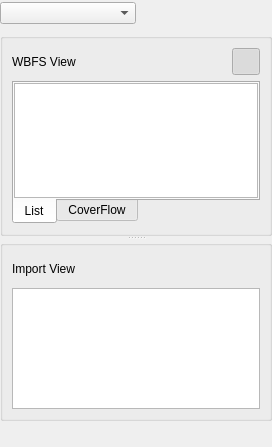
<?xml version="1.0" encoding="UTF-8"?>
<ui version="4.0">
 <class>PartitionWidget</class>
 <widget class="QWidget" name="PartitionWidget">
  <property name="geometry">
   <rect>
    <x>0</x>
    <y>0</y>
    <width>272</width>
    <height>447</height>
   </rect>
  </property>
  <layout class="QVBoxLayout" name="verticalLayout_3">
   <property name="margin">
    <number>0</number>
   </property>
   <item>
    <layout class="QHBoxLayout" name="horizontalLayout">
     <item>
      <widget class="PartitionComboBox" name="cbPartitions">
       <property name="toolTip">
        <string>Set the current partition</string>
       </property>
      </widget>
     </item>
     <item>
      <widget class="QToolButton" name="tbLoad">
       <property name="toolTip">
        <string>Load/Reload the discs from the current partition</string>
       </property>
       <property name="icon">
        <iconset resource="../resources/resources.qrc">
         <normaloff>:/icons/hard-drive.tsvg</normaloff>:/icons/hard-drive.tsvg</iconset>
       </property>
       <property name="iconSize">
        <size>
         <width>20</width>
         <height>20</height>
        </size>
       </property>
       <property name="autoRaise">
        <bool>true</bool>
       </property>
      </widget>
     </item>
     <item>
      <widget class="QToolButton" name="tbFormat">
       <property name="toolTip">
        <string>Format the partition</string>
       </property>
       <property name="icon">
        <iconset resource="../resources/resources.qrc">
         <normaloff>:/icons/eraser.tsvg</normaloff>:/icons/eraser.tsvg</iconset>
       </property>
       <property name="iconSize">
        <size>
         <width>20</width>
         <height>20</height>
        </size>
       </property>
       <property name="autoRaise">
        <bool>true</bool>
       </property>
      </widget>
     </item>
     <item>
      <widget class="QToolButton" name="tbOpen">
       <property name="toolTip">
        <string>Add a new view</string>
       </property>
       <property name="icon">
        <iconset resource="../resources/resources.qrc">
         <normaloff>:/icons/plus.tsvg</normaloff>:/icons/plus.tsvg</iconset>
       </property>
       <property name="iconSize">
        <size>
         <width>20</width>
         <height>20</height>
        </size>
       </property>
       <property name="autoRaise">
        <bool>true</bool>
       </property>
      </widget>
     </item>
     <item>
      <widget class="QToolButton" name="tbClose">
       <property name="toolTip">
        <string>Remove the view</string>
       </property>
       <property name="icon">
        <iconset resource="../resources/resources.qrc">
         <normaloff>:/icons/minus.tsvg</normaloff>:/icons/minus.tsvg</iconset>
       </property>
       <property name="iconSize">
        <size>
         <width>20</width>
         <height>20</height>
        </size>
       </property>
       <property name="autoRaise">
        <bool>true</bool>
       </property>
      </widget>
     </item>
    </layout>
   </item>
   <item>
    <widget class="QSplitter" name="sViews">
     <property name="orientation">
      <enum>Qt::Vertical</enum>
     </property>
     <property name="childrenCollapsible">
      <bool>false</bool>
     </property>
     <widget class="QGroupBox" name="fWBFS">
      <layout class="QVBoxLayout" name="verticalLayout_2">
       <item>
        <layout class="QHBoxLayout" name="horizontalLayout_3">
         <item>
          <widget class="QLabel" name="label">
           <property name="text">
            <string>WBFS View</string>
           </property>
          </widget>
         </item>
         <item>
          <spacer name="horizontalSpacer_2">
           <property name="orientation">
            <enum>Qt::Horizontal</enum>
           </property>
           <property name="sizeHint" stdset="0">
            <size>
             <width>40</width>
             <height>20</height>
            </size>
           </property>
          </spacer>
         </item>
         <item>
          <widget class="QToolButton" name="tbRemoveDiscs">
           <property name="toolTip">
            <string>Remove the selected discs</string>
           </property>
           <property name="icon">
            <iconset resource="../resources/resources.qrc">
             <normaloff>:/icons/trash-2.tsvg</normaloff>:/icons/trash-2.tsvg</iconset>
           </property>
           <property name="iconSize">
            <size>
             <width>20</width>
             <height>20</height>
            </size>
           </property>
           <property name="autoRaise">
            <bool>true</bool>
           </property>
          </widget>
         </item>
         <item>
          <widget class="QToolButton" name="tbRenameDisc">
           <property name="toolTip">
            <string>Rename the selected disc</string>
           </property>
           <property name="icon">
            <iconset resource="../resources/resources.qrc">
             <normaloff>:/icons/pencil.tsvg</normaloff>:/icons/pencil.tsvg</iconset>
           </property>
           <property name="iconSize">
            <size>
             <width>20</width>
             <height>20</height>
            </size>
           </property>
           <property name="autoRaise">
            <bool>true</bool>
           </property>
          </widget>
         </item>
         <item>
          <widget class="QToolButton" name="tbShowHideImportView">
           <property name="toolTip">
            <string>Show/Hide Import View</string>
           </property>
           <property name="icon">
            <iconset resource="../resources/resources.qrc">
             <normaloff>:/icons/panel-bottom.tsvg</normaloff>:/icons/panel-bottom.tsvg</iconset>
           </property>
           <property name="iconSize">
            <size>
             <width>20</width>
             <height>20</height>
            </size>
           </property>
           <property name="checkable">
            <bool>true</bool>
           </property>
           <property name="checked">
            <bool>true</bool>
           </property>
           <property name="autoRaise">
            <bool>true</bool>
           </property>
          </widget>
         </item>
        </layout>
       </item>
       <item>
        <widget class="QTabWidget" name="tabWidget">
         <property name="tabPosition">
          <enum>QTabWidget::South</enum>
         </property>
         <property name="currentIndex">
          <number>0</number>
         </property>
         <widget class="QWidget" name="wList">
          <attribute name="title">
           <string>List</string>
          </attribute>
          <layout class="QVBoxLayout" name="verticalLayout_4">
           <property name="spacing">
            <number>0</number>
           </property>
           <property name="margin">
            <number>0</number>
           </property>
           <item>
            <widget class="ListView" name="lvDiscs">
             <property name="editTriggers">
              <set>QAbstractItemView::NoEditTriggers</set>
             </property>
             <property name="showDropIndicator" stdset="0">
              <bool>false</bool>
             </property>
             <property name="dragEnabled">
              <bool>true</bool>
             </property>
             <property name="selectionMode">
              <enum>QAbstractItemView::ExtendedSelection</enum>
             </property>
             <property name="verticalScrollMode">
              <enum>QAbstractItemView::ScrollPerPixel</enum>
             </property>
             <property name="horizontalScrollMode">
              <enum>QAbstractItemView::ScrollPerPixel</enum>
             </property>
             <property name="uniformItemSizes">
              <bool>true</bool>
             </property>
            </widget>
           </item>
          </layout>
         </widget>
         <widget class="QWidget" name="wCoverFlow">
          <attribute name="title">
           <string>CoverFlow</string>
          </attribute>
          <layout class="QVBoxLayout" name="verticalLayout_6">
           <property name="spacing">
            <number>0</number>
           </property>
           <property name="margin">
            <number>0</number>
           </property>
           <item>
            <widget class="QFrame" name="frame">
             <property name="frameShape">
              <enum>QFrame::StyledPanel</enum>
             </property>
             <property name="frameShadow">
              <enum>QFrame::Raised</enum>
             </property>
             <layout class="QVBoxLayout" name="verticalLayout_5">
              <property name="spacing">
               <number>0</number>
              </property>
              <property name="margin">
               <number>0</number>
              </property>
              <item>
               <widget class="CoverFlowView" name="cfvDiscs" native="true"/>
              </item>
             </layout>
            </widget>
           </item>
          </layout>
         </widget>
        </widget>
       </item>
      </layout>
     </widget>
     <widget class="QGroupBox" name="fImport">
      <layout class="QVBoxLayout" name="verticalLayout">
       <item>
        <layout class="QHBoxLayout" name="horizontalLayout_2">
         <item>
          <widget class="QLabel" name="label_2">
           <property name="text">
            <string>Import View</string>
           </property>
          </widget>
         </item>
         <item>
          <spacer name="horizontalSpacer">
           <property name="orientation">
            <enum>Qt::Horizontal</enum>
           </property>
           <property name="sizeHint" stdset="0">
            <size>
             <width>40</width>
             <height>20</height>
            </size>
           </property>
          </spacer>
         </item>
         <item>
          <widget class="QToolButton" name="tbClearImport">
           <property name="toolTip">
            <string>Clear the discs</string>
           </property>
           <property name="icon">
            <iconset resource="../resources/resources.qrc">
             <normaloff>:/icons/list-x.tsvg</normaloff>:/icons/list-x.tsvg</iconset>
           </property>
           <property name="iconSize">
            <size>
             <width>20</width>
             <height>20</height>
            </size>
           </property>
           <property name="autoRaise">
            <bool>true</bool>
           </property>
          </widget>
         </item>
         <item>
          <widget class="QToolButton" name="tbRemoveImport">
           <property name="toolTip">
            <string>Remove the selected discs</string>
           </property>
           <property name="icon">
            <iconset resource="../resources/resources.qrc">
             <normaloff>:/icons/minus.tsvg</normaloff>:/icons/minus.tsvg</iconset>
           </property>
           <property name="iconSize">
            <size>
             <width>20</width>
             <height>20</height>
            </size>
           </property>
           <property name="autoRaise">
            <bool>true</bool>
           </property>
          </widget>
         </item>
         <item>
          <widget class="QToolButton" name="tbImport">
           <property name="toolTip">
            <string>Import the discs to the WBFS partition</string>
           </property>
           <property name="icon">
            <iconset resource="../resources/resources.qrc">
             <normaloff>:/icons/hard-drive-download.tsvg</normaloff>:/icons/hard-drive-download.tsvg</iconset>
           </property>
           <property name="iconSize">
            <size>
             <width>20</width>
             <height>20</height>
            </size>
           </property>
           <property name="autoRaise">
            <bool>true</bool>
           </property>
          </widget>
         </item>
        </layout>
       </item>
       <item>
        <widget class="ListView" name="lvImport">
         <property name="editTriggers">
          <set>QAbstractItemView::NoEditTriggers</set>
         </property>
         <property name="showDropIndicator" stdset="0">
          <bool>false</bool>
         </property>
         <property name="selectionMode">
          <enum>QAbstractItemView::ExtendedSelection</enum>
         </property>
         <property name="verticalScrollMode">
          <enum>QAbstractItemView::ScrollPerPixel</enum>
         </property>
         <property name="horizontalScrollMode">
          <enum>QAbstractItemView::ScrollPerPixel</enum>
         </property>
         <property name="uniformItemSizes">
          <bool>true</bool>
         </property>
        </widget>
       </item>
      </layout>
     </widget>
    </widget>
   </item>
   <item>
    <widget class="Gauge" name="gStatus" native="true"/>
   </item>
   <item>
    <widget class="QLabel" name="lInformations">
     <property name="alignment">
      <set>Qt::AlignRight|Qt::AlignTrailing|Qt::AlignVCenter</set>
     </property>
    </widget>
   </item>
  </layout>
 </widget>
 <customwidgets>
  <customwidget>
   <class>ListView</class>
   <extends>QListView</extends>
   <header>ListView.h</header>
  </customwidget>
  <customwidget>
   <class>Gauge</class>
   <extends>QWidget</extends>
   <header>Gauge.h</header>
   <container>1</container>
  </customwidget>
  <customwidget>
   <class>CoverFlowView</class>
   <extends>QWidget</extends>
   <header>CoverFlowView.h</header>
   <container>1</container>
  </customwidget>
  <customwidget>
   <class>PartitionComboBox</class>
   <extends>QComboBox</extends>
   <header>PartitionComboBox.h</header>
  </customwidget>
 </customwidgets>
 <resources>
  <include location="../resources/resources.qrc"/>
 </resources>
 <connections>
  <connection>
   <sender>tbShowHideImportView</sender>
   <signal>toggled(bool)</signal>
   <receiver>fImport</receiver>
   <slot>setVisible(bool)</slot>
   <hints>
    <hint type="sourcelabel">
     <x>258</x>
     <y>68</y>
    </hint>
    <hint type="destinationlabel">
     <x>73</x>
     <y>241</y>
    </hint>
   </hints>
  </connection>
 </connections>
</ui>
